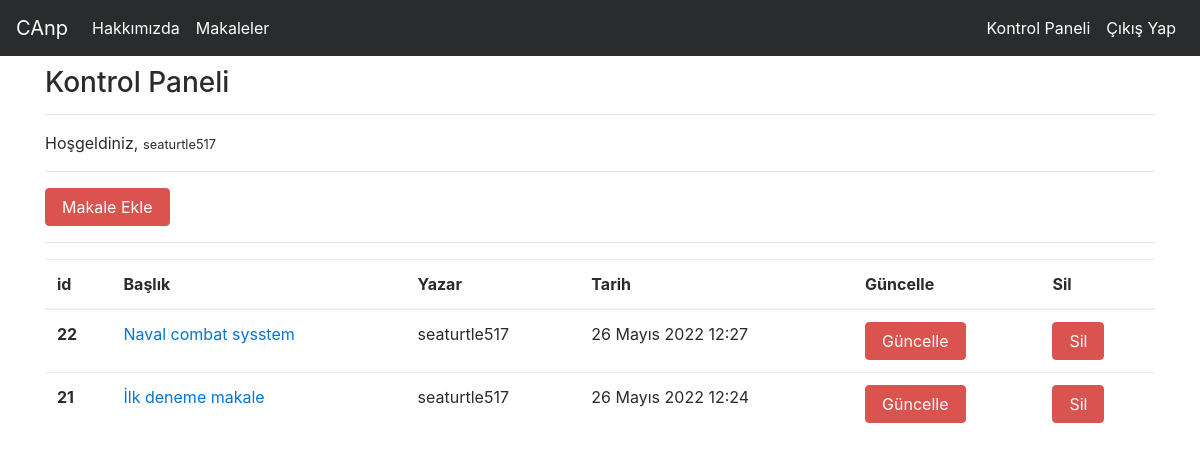
The page /dashboard/ (signed in) on the database its author committed.
### article/models.py (models this page shows, shortened)
class Article(models.Model):
    author = models.ForeignKey("auth.User",on_delete = models.CASCADE,verbose_name="Yazar")
    title = models.CharField(max_length=50,verbose_name= "Başlık")
    content = RichTextField()
    created_date = models.DateTimeField(auto_now_add=True,verbose_name="Oluşturulma tarihi")
    article_image = models.FileField(blank=True,null=True,verbose_name="Makaleye bir fotoğraf ekleyin")
    class Meta():
        ordering = ['-created_date']

### article/views.py (the view)
# urls.py: path('dashboard/',views.dashboard,name ="dashboard"),
def dashboard(request):
    articles = Article.objects.filter(author = request.user)
    context = {
        "articles" : articles
    }
    return render(request,"dashboard.html",context)

### templates/dashboard.html
{% extends "layout.html" %}
{% block body %}
<h3>Kontrol Paneli</h3>
<hr>
<p>
Hoşgeldiniz, <small>{{request.user.username}}</small>
</p>
<hr>
<a class = "btn btn-danger" href = "/articles/create">Makale Ekle</a>
<hr>
{% if articles %}
<table class="table table-hover">
  <thead>
    <tr>
      <th scope="col">id</th>
      <th scope="col">Başlık</th>
      <th scope="col">Yazar</th>
      <th scope="col">Tarih</th>
      <th scope="col">Güncelle</th>
      <th scope="col">Sil</th>
    </tr>
  </thead>
  <tbody>
    {% for article in articles  %}
    <tr>
      <th scope="row">{{article.id}}</th>
      <td><a href="{% url 'article:detail' article.id %}">{{article.title}}</a></td>
      <td>{{article.author}}</td>
      <td>{{article.created_date}}</td>
      <td><a href="{% url 'article:update' article.id %}" class = "btn btn-danger">Güncelle</a></td>
      <td><a href="{% url 'article:delete' article.id %}" class = "btn btn-danger">Sil</a></td>
    </tr>
    {% endfor %}
  </tbody>
</table>
{% else %}
<div class = "alert alert-danger">
Henüz hiç makaleniz bulunmuyor!
</div>
{% endif %}
{% endblock body %}

### templates/layout.html (shortened to what this page needs)
<!DOCTYPE html>
{% load static %}
<html lang="en">
<head>
    <link rel="stylesheet" href="{% static 'css/bootstrap.min.css' %}">
</head>
<body>
    {% include "includes/navbar.html" %}
    <div style = "margin-top : 50px; margin-bottom:50px" class = "container">
    {% block body %}
    {% endblock body %}
    </div>
</body>
</html>

### templates/includes/navbar.html (shortened to what this page needs)
  <nav class="navbar navbar-toggleable-md navbar-inverse fixed-top bg-inverse">
      <a class="navbar-brand" href="{% url 'index' %}">CAnp</a>
      <div class="collapse navbar-collapse" id="navbarCollapse">
        <ul class="navbar-nav mr-auto">
          <li class="nav-item active">
            <a class="nav-link" href="{% url 'about' %}">Hakkımızda</a>
          </li>
         <li class="nav-item active">
            <a class="nav-link" href="{% url 'article:articles' %}">Makaleler</a>
          </li>
        </ul>
        <ul class="navbar-nav ml-auto">
        {% if request.user.is_authenticated %}
        <li class="nav-item active">
            <a class="nav-link" href="{% url 'dashboard' %}">Kontrol Paneli</a>
          </li>
         <li class="nav-item active">
            <a class="nav-link" href="{% url 'user:logout' %}">Çıkış Yap</a>
          </li>
        {% endif %}
        </ul>
      </div>
    </nav>

### rows shown on the page
Article: id "22", title "Naval combat sysstem", author "seaturtle517", created_date "26 Mayıs 2022 12:27"
Article: id "21", title "İlk deneme makale", author "seaturtle517", created_date "26 Mayıs 2022 12:24"

### other values the page prints
{{ request.user.username }} "seaturtle517"
